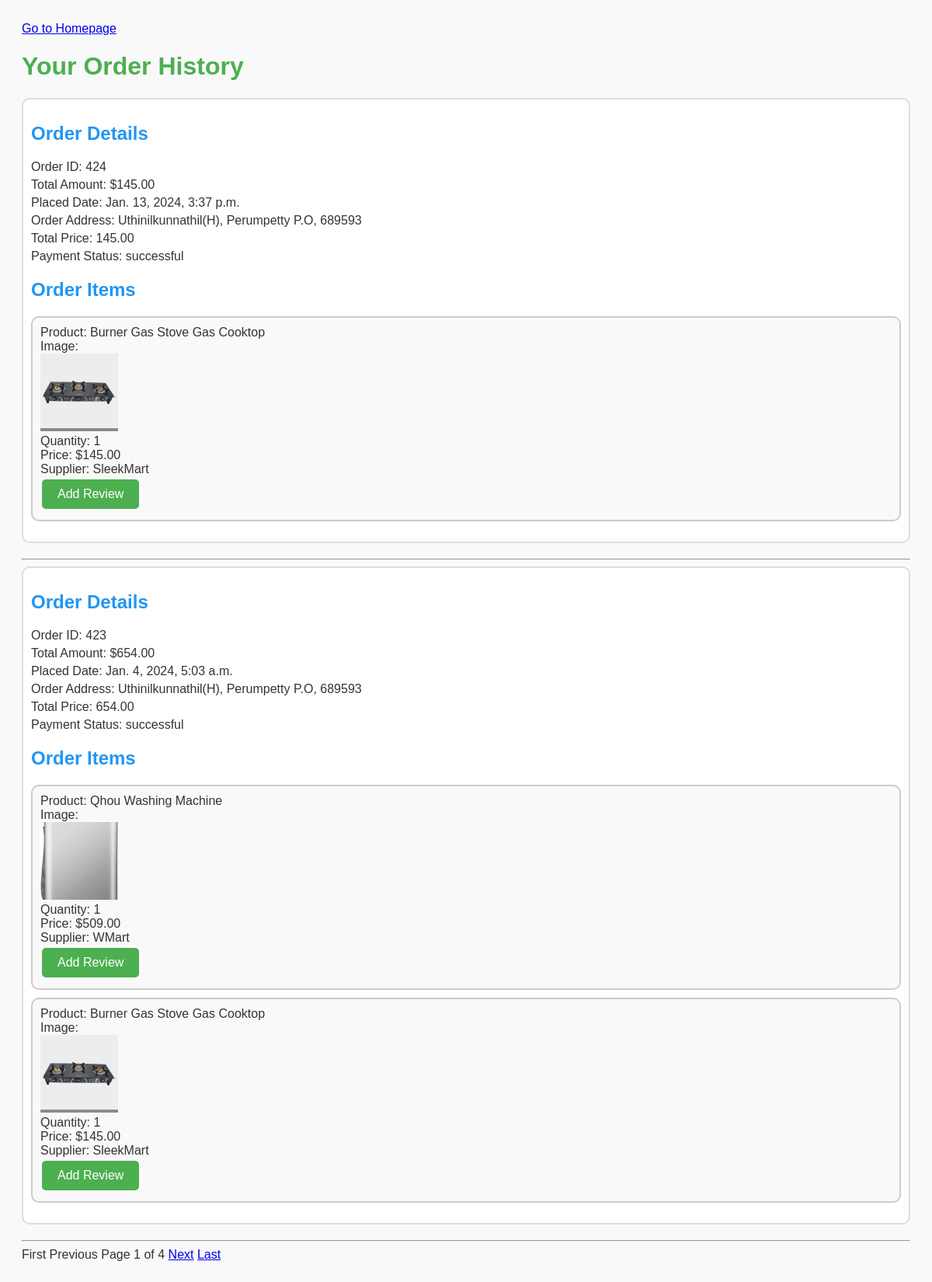
The app's page /order_history (signed in) with its own data.
### dashboard/models.py (models this page shows, shortened)
class Order(models.Model):
    class PaymentStatusChoices(models.TextChoices):
        PENDING = 'pending', 'Pending'
        SUCCESSFUL = 'successful', 'Successful'
        FAILED = 'failed', 'Failed'
    user = models.ForeignKey(CustomUser, on_delete=models.CASCADE, default=1)
    products = models.ManyToManyField(Product)
    total_price = models.DecimalField(max_digits=10, decimal_places=2, default=1)
    order_date = models.DateTimeField(auto_now_add=True)
    razorpay_order_id = models.CharField(max_length=255, default=1)
    payment_status = models.CharField(max_length=20, choices=PaymentStatusChoices.choices, default=PaymentStatusChoices.PENDING)

class CustomUser(AbstractBaseUser, PermissionsMixin):
    USER_ROLES = (
        ('customer', 'Customer'),
        ('seller', 'Seller'),
        ('admin', 'Admin'),
        ('delivery_agent', 'Delivery Agent'),
    )
    email = models.EmailField(unique=True)
    name = models.CharField(max_length=100,null=True, blank=True)
    mobile = models.CharField(max_length=15, blank=True, null=True)
    profile_pic = models.ImageField(upload_to='profile_pics/', blank=True, null=True)
    address = models.TextField(blank=True, null=True)
    is_active = models.BooleanField(default=True)
    is_staff = models.BooleanField(default=False)
    date_joined = models.DateTimeField(default=timezone.now)
    role = models.CharField(max_length=15, choices=USER_ROLES, blank=True, null=True,default='customer')
    objects = CustomUserManager()
    USERNAME_FIELD = 'email'
    REQUIRED_FIELDS = ['name']

class OrderItem(models.Model):
    order = models.ForeignKey(Order, on_delete=models.CASCADE, default=1)
    product = models.ForeignKey(Product, on_delete=models.CASCADE, default=1)
    seller = models.ForeignKey(Seller, on_delete=models.CASCADE, default=1)  # Assuming the seller is also a User
    quantity = models.PositiveIntegerField()
    price = models.DecimalField(max_digits=10, decimal_places=2, default=1)
    total_price = models.DecimalField(max_digits=10, decimal_places=2, default=1)

class Product(models.Model):
    subcategory = models.ForeignKey(Subcategory, on_delete=models.CASCADE, null=True, blank=True)
    seller = models.ForeignKey(Seller, on_delete=models.CASCADE)
    slug = models.CharField(max_length=100, null=False, blank=False)
    name=models.CharField(max_length=100, null=False, blank=False)
    product_image=models.ImageField(upload_to="product_images", null=False, blank=False)
    description = models.CharField(max_length=500, null=False, blank=False)
    quantity = models.IntegerField(null=False, blank=False)
    original_price = models.FloatField(null=False, blank=False)
    selling_price = models.FloatField(null=False, blank=False)
    status = models.BooleanField(default=False, help_text="0=default,1=Hidden")
    trending = models.BooleanField(default=False, help_text="0=default,1=Trending")
    created_date = models.DateTimeField(auto_now_add=True)
    updated_date = models.DateTimeField(auto_now=True)

class Seller(models.Model):
    APPROVED = 'approved'
    DECLINED = 'declined'
    PENDING = 'pending'
    APPROVAL_CHOICES = [
        (APPROVED, 'Approved'),
        (DECLINED, 'declined'),
        (PENDING, 'Pending'),
    ]
    user = models.OneToOneField(CustomUser, on_delete=models.CASCADE)
    business_name = models.CharField(max_length=100)
    business_address = models.TextField()
    business_website = models.URLField(blank=True, null=True)
    seller_proof = models.FileField(upload_to='seller_proofs/')
    nearby_delivery_agents = models.ManyToManyField('DeliveryAgent', blank=True)
    latitude = models.DecimalField(max_digits=9, decimal_places=6, null=True, blank=True)
    longitude = models.DecimalField(max_digits=9, decimal_places=6, null=True, blank=True)
    is_approved = models.CharField(
        max_length=20,
        choices=APPROVAL_CHOICES,
        default=PENDING,  # Default to Pending
    )

### dashboard/views.py (the view)
# urls.py: path('order_history', views.order_history, name='order_history'),
@login_required
def order_history(request):
    orders = Order.objects.filter(user=request.user, payment_status=Order.PaymentStatusChoices.SUCCESSFUL).order_by('-order_date')
    page_number = request.GET.get('page', 1)
    paginator = Paginator(orders, 2)  # 2 orders per page
    page_obj = paginator.get_page(page_number)
    context = {
        'page_obj': page_obj
    }
    return render(request, 'Customer/order_history.html', {'orders': orders, 'page_obj':page_obj})

### templates/Customer/order_history.html (shortened to what this page needs)
<!DOCTYPE html>
<html lang="en">
<head>
</head>
<body>
    <a href="{% url 'dashboard_home' %}"> Go to Homepage</a>
    <h1>Your Order History</h1>
    {% for order in page_obj %}
        <div class="order-details">
            <h2>Order Details</h2>
            <p>Order ID: {{ order.id }}</p>
            <p>Total Amount: ${{ order.total_price }}</p>
            <p>Placed Date: {{ order.order_date }}</p>
            <p>Order Address: {{ order.user.address }}</p>
            <p>Total Price: {{ order.total_price }}</p>
            <p>Payment Status: {{ order.payment_status }}</p>
            <h2>Order Items</h2>
            <ul class="order-items">
                {% for item in order.orderitem_set.all %}
                    <li>
                        <p>Product: {{ item.product.name }}</p>
                        <p>Image:</p>
                        <img src="{{ item.product.product_image.url }}" alt="Product Image" class="product-image">
                        <p>Quantity: {{ item.quantity }}</p>
                        <p>Price: ${{ item.price }}</p>
                        <p>Supplier: {{ item.product.seller.business_name }}</p>
                        <a href="{% url 'add_review' product_id=item.product.id %}" class="review-button">Add Review</a>
                    </li>
                {% endfor %}
            </ul>
        </div>
        <hr>
    {% endfor %}
    <div class="pagination">
        <span class="step-links">
            <div>
                {% if page_obj.has_previous %}
                    <a href="?page=1">First</a>
                    <a href="?page={{ page_obj.previous_page_number }}">Previous</a>
                {% else %}
                    <span>First</span>
                    <span>Previous</span>
                {% endif %}
                <span>Page {{ page_obj.number }} of {{ page_obj.paginator.num_pages }}</span>
                {% if page_obj.has_next %}
                    <a href="?page={{ page_obj.next_page_number }}">Next</a>
                    <a href="?page={{ page_obj.paginator.num_pages }}">Last</a>
                {% else %}
                    <span>Next</span>
                    <span>Last</span>
                {% endif %}
            </div>
        </span>
    </div>
</body>
</html>

### templates/Customer/order_history.html (style rules this page uses)
body { font-family: Arial, sans-serif; padding: 20px; background-color: #f9f9f9; color: #333; }
h1 { color: #4CAF50; }
h2 { margin-top: 20px; color: #2196F3; }
.order-details { background-color: #fff; padding: 10px; border-radius: 10px; margin-bottom: 20px; animation: fadeIn 1s ease-out; border: 2px solid #ddd; }
.order-details p { margin: 5px 0; }
.order-items { list-style-type: none; padding: 0; }
.order-items li { border: 2px solid #ccc; padding: 10px; margin-bottom: 10px; border-radius: 10px; animation: slideIn 1s ease-out; background-color: #f9f9f9; }
.order-items li p { margin: 0; }
.order-items li .review-button { background-color: #4CAF50; color: white; border: none; padding: 10px 20px; text-align: center; text-decoration: none; display: inline-block; font-size: 16px; margin: 4px 2px; cursor: pointer; border-radius: 5px; transition: background-color 0.3s; }
.product-image { width: 100px; height: 100px; object-fit: cover; }

### records on screen
Order: id "424", total_price "145.00", order_date "Jan. 13, 2024, 3:37 p.m.", user.address "Uthinilkunnathil(H), Perumpetty P.O, 689593", payment_status "successful"
OrderItem: product.name "Burner Gas Stove Gas Cooktop", product.product_image (picture), quantity "1", price "145.00", product.seller.business_name "SleekMart"
Order: id "423", total_price "654.00", order_date "Jan. 4, 2024, 5:03 a.m.", user.address "Uthinilkunnathil(H), Perumpetty P.O, 689593", payment_status "successful"
OrderItem: product.name "Qhou Washing Machine", product.product_image (picture), quantity "1", price "509.00", product.seller.business_name "WMart"
OrderItem: product.name "Burner Gas Stove Gas Cooktop", product.product_image (picture), quantity "1", price "145.00", product.seller.business_name "SleekMart"

### other values on screen
{{ page_obj.number }} "1"
{{ page_obj.paginator.num_pages }} "4"
